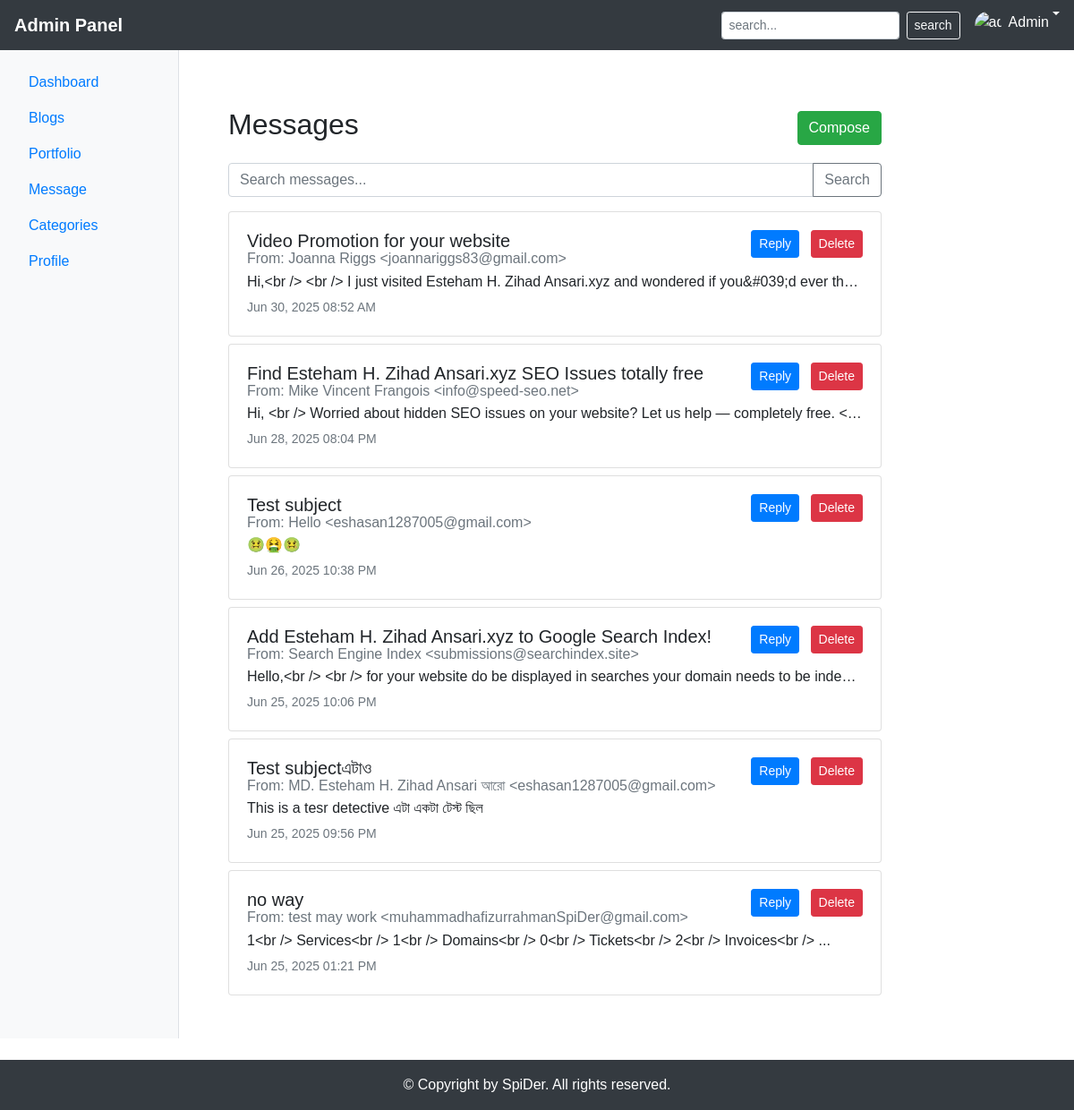
Page /admin/index.php?page=message (signed in) on the committed database.
### tables this page shows
CREATE TABLE `message` (
  `id` int(11) NOT NULL,
  `name` varchar(100) NOT NULL,
  `email` varchar(100) NOT NULL,
  `subject` varchar(150) NOT NULL,
  `message` text NOT NULL,
  `created_at` datetime DEFAULT current_timestamp()
);

### admin/pages/message.php (the view, shortened to what this page needs)
<?php
$user = new USER();
$pdo = $user->getConnection();
$pdo->setAttribute(PDO::ATTR_ERRMODE, PDO::ERRMODE_EXCEPTION);
$limit = 10;
$page  = isset($_GET['page']) && is_numeric($_GET['page']) ? (int)$_GET['page'] : 1;
$offset = ($page - 1) * $limit;
$stmt = $pdo->prepare("
    SELECT id, name, email, subject, message, created_at
    FROM message
    ORDER BY created_at DESC
    LIMIT :limit OFFSET :offset
");
$stmt->bindValue(':limit',  $limit,  PDO::PARAM_INT);
$stmt->bindValue(':offset', $offset, PDO::PARAM_INT);
$stmt->execute();
$messages = $stmt->fetchAll(PDO::FETCH_ASSOC);
?>
<div class="col-10 content-area">
  <div class="container mt-4">
    <div class="d-flex justify-content-between align-items-center mb-3">
      <h2>Messages</h2>
      <button class="btn btn-success" data-toggle="modal" data-target="#composeModal">Compose</button>
    </div>
    <div class="input-group mb-3">
      <input type="text" id="searchInput" class="form-control" placeholder="Search messages...">
      <div class="input-group-append">
        <button class="btn btn-outline-secondary" type="button" id="searchButton">Search</button>
      </div>
    </div>
    <div id="message-list">
      <?php if (count($messages) > 0): ?>
        <?php foreach ($messages as $row): ?>
          <div class="card mb-2 message-item"
               data-id="<?= $row['id'] ?>"
               data-name="<?= htmlspecialchars($row['name']) ?>"
               data-email="<?= htmlspecialchars($row['email']) ?>"
               data-subject="<?= htmlspecialchars($row['subject']) ?>"
               data-message="<?= htmlspecialchars($row['message']) ?>"
               data-date="<?= htmlspecialchars($row['created_at']) ?>">
            <div class="card-body">
              <div class="float-right">
                <button class="btn btn-sm btn-primary reply-message mr-2">Reply</button>
                <button class="btn btn-sm btn-danger delete-message">Delete</button>
              </div>
              <h5 class="card-title mb-1"><?= htmlspecialchars($row['subject']) ?></h5>
              <h6 class="card-subtitle mb-1 text-muted">
                From: <?= htmlspecialchars($row['name']) ?> &lt;<?= htmlspecialchars($row['email']) ?>&gt;
              </h6>
              <p class="card-text text-truncate mb-1">
                <?= htmlspecialchars(mb_strimwidth($row['message'], 0, 100, '...')) ?>
              </p>
              <small class="text-muted">
                <?= date('M d, Y h:i A', strtotime($row['created_at'])) ?>
              </small>
            </div>
          </div>
        <?php endforeach; ?>
      <?php else: ?>
        <div class="alert alert-info">No messages found.</div>
      <?php endif; ?>
    </div>
  </div>
</div>

### admin/includes/header.php (style rules this page uses)
body { font-family: 'Arial', sans-serif; }
.content-area { padding: 20px; }

### rows in the picture
message: subject "Video Promotion for your website", name "Joanna Riggs", email "joannariggs83@gmail.com", message "Hi,<br /> <br /> I just visited Esteham H. Zihad Ansari.xyz and wondered if you&#039;d ever tho...", created_at "Jun 30, 2025 08:52 AM"
message: subject "Find Esteham H. Zihad Ansari.xyz SEO Issues totally free", name "Mike Vincent Frangois", email "info@speed-seo.net", message "Hi, <br /> Worried about hidden SEO issues on your website? Let us help — completely free. <…", created_at "Jun 28, 2025 08:04 PM"
message: subject "Test subject", name "Hello", email "eshasan1287005@gmail.com", message "🤢🤮🤢", created_at "Jun 26, 2025 10:38 PM"
message: subject "Add Esteham H. Zihad Ansari.xyz to Google Search Index!", name "Search Engine Index", email "submissions@searchindex.site", message "Hello,<br /> <br /> for your website do be displayed in searches your domain needs to be inde…", created_at "Jun 25, 2025 10:06 PM"
message: subject "Test subjectএটাও", name "MD. Esteham H. Zihad Ansari আরো", email "eshasan1287005@gmail.com", message "This is a tesr detective এটা একটা টেস্ট ছিল", created_at "Jun 25, 2025 09:56 PM"
message: subject "no way", name "test may work", email "muhammadhafizurrahmanSpiDer@gmail.com", message "1<br /> Services<br /> 1<br /> Domains<br /> 0<br /> Tickets<br /> 2<br /> Invoices<br /> ...", created_at "Jun 25, 2025 01:21 PM"
